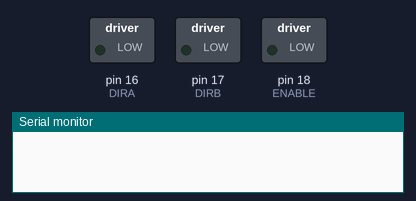
Bench run of a sketch on a simulated Arduino Uno, built with avr-gcc and run on an emulated ATmega328P. Shown: switched loads named in the sketch (green lamp = pin HIGH), the last lines printed to the serial monitor. Dashed ring = blinking.

Above: at 1.0 s.
At 2.2 s:
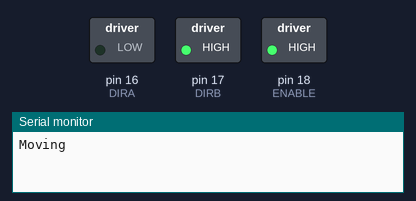
Timing chart, 0 to 3.0 s (numbered marks = the images above):
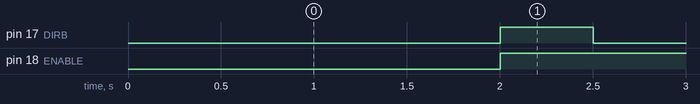

Measured:
- by itself, pin 17 (DIRB): alternates HIGH for 0.50 s and LOW for 2.0 s
- by itself, pin 18 (ENABLE): LOW → HIGH at 2.0 s

The sketch:

dc_motor.ino
```cpp
//www.elegoo.com
//2016.12.12

/************************
Exercise the motor using
the L293D chip
************************/

#define ENABLE 18
#define DIRA 16
#define DIRB 17

int i;

void setup() {
  //---set pin direction
  pinMode(ENABLE,OUTPUT);
  pinMode(DIRA,OUTPUT);
  pinMode(DIRB,OUTPUT);
  Serial.begin(115200);
}

void loop() {
  delay(2000);
  Serial.println("Moving");
  analogWrite(ENABLE, 200);
  digitalWrite(DIRA, LOW);
  digitalWrite(DIRB, HIGH);
  delay(500);
  Serial.println("Stop");
  digitalWrite(DIRB, LOW);
}
   
```
